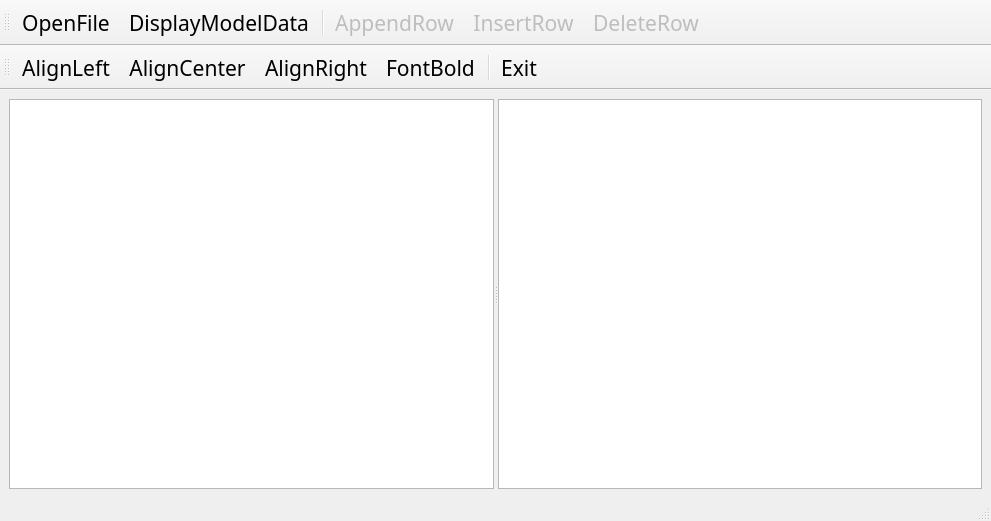
<?xml version="1.0" encoding="UTF-8"?>
<ui version="4.0">
 <class>TestQStyledItemDelegate</class>
 <widget class="QMainWindow" name="TestQStyledItemDelegate">
  <property name="geometry">
   <rect>
    <x>0</x>
    <y>0</y>
    <width>991</width>
    <height>521</height>
   </rect>
  </property>
  <property name="font">
   <font>
    <family>Source Code Pro</family>
    <pointsize>16</pointsize>
   </font>
  </property>
  <property name="windowTitle">
   <string>TestQStyledItemDelegate</string>
  </property>
  <widget class="QWidget" name="centralwidget">
   <layout class="QVBoxLayout" name="verticalLayout">
    <item>
     <widget class="QSplitter" name="splitter">
      <property name="orientation">
       <enum>Qt::Horizontal</enum>
      </property>
      <widget class="QTableView" name="TV_01standardItemModel">
       <property name="editTriggers">
        <set>QAbstractItemView::DoubleClicked|QAbstractItemView::EditKeyPressed|QAbstractItemView::SelectedClicked</set>
       </property>
       <property name="alternatingRowColors">
        <bool>true</bool>
       </property>
      </widget>
      <widget class="QPlainTextEdit" name="PTE_01displayData"/>
     </widget>
    </item>
   </layout>
  </widget>
  <widget class="QStatusBar" name="statusbar">
   <property name="font">
    <font>
     <family>Source Code Pro</family>
     <pointsize>10</pointsize>
    </font>
   </property>
  </widget>
  <widget class="QToolBar" name="toolBar_01">
   <property name="font">
    <font>
     <family>Source Code Pro</family>
     <pointsize>16</pointsize>
    </font>
   </property>
   <property name="windowTitle">
    <string>toolBar</string>
   </property>
   <property name="toolButtonStyle">
    <enum>Qt::ToolButtonTextBesideIcon</enum>
   </property>
   <attribute name="toolBarArea">
    <enum>TopToolBarArea</enum>
   </attribute>
   <attribute name="toolBarBreak">
    <bool>false</bool>
   </attribute>
   <addaction name="actFile_open"/>
   <addaction name="actModel_displayData"/>
   <addaction name="separator"/>
   <addaction name="actTable_appendRow"/>
   <addaction name="actTable_insertRow"/>
   <addaction name="actTable_deleteRow"/>
  </widget>
  <widget class="QToolBar" name="toolBar_02">
   <property name="windowTitle">
    <string>toolBar_2</string>
   </property>
   <property name="toolButtonStyle">
    <enum>Qt::ToolButtonTextBesideIcon</enum>
   </property>
   <attribute name="toolBarArea">
    <enum>TopToolBarArea</enum>
   </attribute>
   <attribute name="toolBarBreak">
    <bool>true</bool>
   </attribute>
   <addaction name="actText_alignLeft"/>
   <addaction name="actText_alignCenter"/>
   <addaction name="actText_alignRight"/>
   <addaction name="actText_fontBold"/>
   <addaction name="separator"/>
   <addaction name="actSystem_exit"/>
  </widget>
  <action name="actFile_open">
   <property name="icon">
    <iconset resource="res.qrc">
     <normaloff>:/icons/res/open.bmp</normaloff>:/icons/res/open.bmp</iconset>
   </property>
   <property name="text">
    <string>OpenFile</string>
   </property>
   <property name="toolTip">
    <string>打开文件</string>
   </property>
   <property name="shortcut">
    <string>Ctrl+O</string>
   </property>
  </action>
  <action name="actFile_saveAS">
   <property name="icon">
    <iconset resource="res.qrc">
     <normaloff>:/icons/res/save.bmp</normaloff>:/icons/res/save.bmp</iconset>
   </property>
   <property name="text">
    <string>SaveFileAs</string>
   </property>
   <property name="toolTip">
    <string>表格内容另存为文件</string>
   </property>
   <property name="shortcut">
    <string>Ctrl+Shift+S</string>
   </property>
  </action>
  <action name="actTable_appendRow">
   <property name="enabled">
    <bool>false</bool>
   </property>
   <property name="icon">
    <iconset resource="res.qrc">
     <normaloff>:/icons/res/append.bmp</normaloff>:/icons/res/append.bmp</iconset>
   </property>
   <property name="text">
    <string>AppendRow</string>
   </property>
   <property name="toolTip">
    <string>添加一行</string>
   </property>
  </action>
  <action name="actTable_insertRow">
   <property name="enabled">
    <bool>false</bool>
   </property>
   <property name="icon">
    <iconset resource="res.qrc">
     <normaloff>:/icons/res/306.bmp</normaloff>:/icons/res/306.bmp</iconset>
   </property>
   <property name="text">
    <string>InsertRow</string>
   </property>
   <property name="toolTip">
    <string>插入一行</string>
   </property>
  </action>
  <action name="actTable_deleteRow">
   <property name="enabled">
    <bool>false</bool>
   </property>
   <property name="icon">
    <iconset resource="res.qrc">
     <normaloff>:/icons/res/delete.bmp</normaloff>:/icons/res/delete.bmp</iconset>
   </property>
   <property name="text">
    <string>DeleteRow</string>
   </property>
   <property name="toolTip">
    <string>删除一行</string>
   </property>
  </action>
  <action name="actSystem_exit">
   <property name="icon">
    <iconset resource="res.qrc">
     <normaloff>:/icons/res/exit.bmp</normaloff>:/icons/res/exit.bmp</iconset>
   </property>
   <property name="text">
    <string>Exit</string>
   </property>
   <property name="toolTip">
    <string>退出程序</string>
   </property>
   <property name="shortcut">
    <string>Ctrl+W</string>
   </property>
  </action>
  <action name="actModel_displayData">
   <property name="icon">
    <iconset resource="res.qrc">
     <normaloff>:/icons/res/export1.bmp</normaloff>:/icons/res/export1.bmp</iconset>
   </property>
   <property name="text">
    <string>DisplayModelData</string>
   </property>
   <property name="toolTip">
    <string>模型数据显示到文本框里</string>
   </property>
  </action>
  <action name="actText_alignLeft">
   <property name="icon">
    <iconset resource="res.qrc">
     <normaloff>:/icons/res/508.bmp</normaloff>:/icons/res/508.bmp</iconset>
   </property>
   <property name="text">
    <string>AlignLeft</string>
   </property>
   <property name="toolTip">
    <string>文字左对齐</string>
   </property>
   <property name="shortcut">
    <string>Ctrl+L</string>
   </property>
  </action>
  <action name="actText_alignCenter">
   <property name="icon">
    <iconset resource="res.qrc">
     <normaloff>:/icons/res/510.bmp</normaloff>:/icons/res/510.bmp</iconset>
   </property>
   <property name="text">
    <string>AlignCenter</string>
   </property>
   <property name="toolTip">
    <string>文字居中对齐</string>
   </property>
   <property name="shortcut">
    <string>Ctrl+M</string>
   </property>
  </action>
  <action name="actText_alignRight">
   <property name="icon">
    <iconset resource="res.qrc">
     <normaloff>:/icons/res/512.bmp</normaloff>:/icons/res/512.bmp</iconset>
   </property>
   <property name="text">
    <string>AlignRight</string>
   </property>
   <property name="toolTip">
    <string>文字右对齐</string>
   </property>
   <property name="shortcut">
    <string>Ctrl+R</string>
   </property>
  </action>
  <action name="actText_fontBold">
   <property name="checkable">
    <bool>true</bool>
   </property>
   <property name="icon">
    <iconset resource="res.qrc">
     <normaloff>:/icons/res/500.bmp</normaloff>:/icons/res/500.bmp</iconset>
   </property>
   <property name="text">
    <string>FontBold</string>
   </property>
   <property name="toolTip">
    <string>粗体文字</string>
   </property>
   <property name="shortcut">
    <string>Ctrl+B</string>
   </property>
  </action>
 </widget>
 <resources>
  <include location="res.qrc"/>
 </resources>
 <connections>
  <connection>
   <sender>actSystem_exit</sender>
   <signal>triggered()</signal>
   <receiver>TestQStyledItemDelegate</receiver>
   <slot>close()</slot>
   <hints>
    <hint type="sourcelabel">
     <x>-1</x>
     <y>-1</y>
    </hint>
    <hint type="destinationlabel">
     <x>495</x>
     <y>260</y>
    </hint>
   </hints>
  </connection>
 </connections>
</ui>
